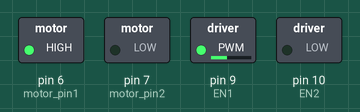
This sketch was run on a simulated Arduino Uno, built with avr-gcc and run on an emulated ATmega328P. Parts: switched loads named in the sketch (green lamp = pin HIGH).

Above: at 0.05 s.
At 3.95 s:
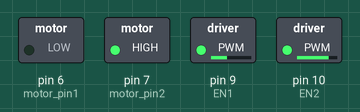
Timing chart, 0 to 4.6 s (numbered marks = the images above):
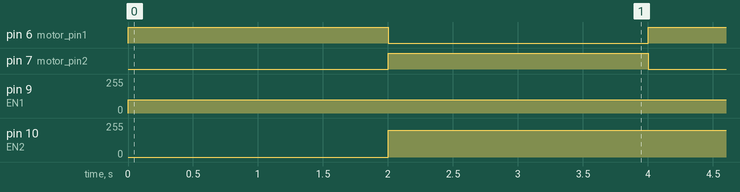

Measured:
- by itself, pin 6 (motor_pin1), pin 7 (motor_pin2): alternates HIGH for 2.0 s and LOW for 2.0 s
- by itself, pin 9 (EN1): 0/255 → 100/255 at 0.00 s
- by itself, pin 10 (EN2): 0/255 → 200/255 at 2.0 s

The sketch:

sketch.ino
```cpp
#define motor_pin1 6
#define motor_pin2 7
#define EN1 9
#define EN2 10
void setup() {
  // put your setup code here, to run once:
  pinMode(motor_pin1, OUTPUT);
  pinMode(motor_pin2, OUTPUT);
  pinMode(EN1, OUTPUT);
  pinMode(EN2, OUTPUT);
}

void loop() {
  // put your main code here, to run repeatedly:
  analogWrite(EN1, 100);
  digitalWrite(motor_pin1, HIGH);
  digitalWrite(motor_pin2, LOW);
  delay(2000);
  analogWrite(EN2, 200);
  digitalWrite(motor_pin1, LOW);
  digitalWrite(motor_pin2, HIGH);
  delay(2000);
}
```
